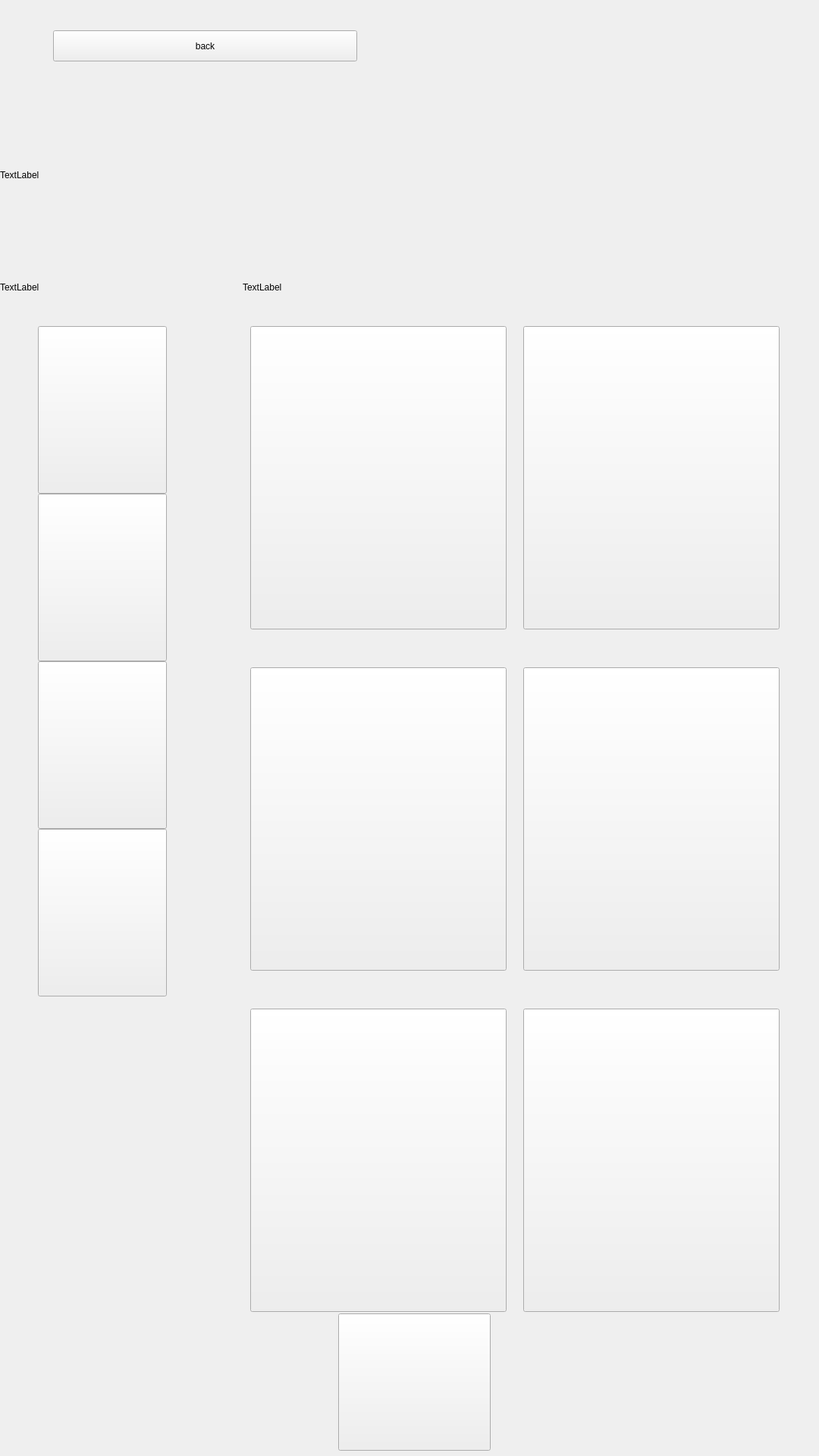
<?xml version="1.0" encoding="UTF-8"?>
<ui version="4.0">
 <class>page_product_menu</class>
 <widget class="QWidget" name="page_product_menu">
  <property name="geometry">
   <rect>
    <x>0</x>
    <y>0</y>
    <width>1080</width>
    <height>1920</height>
   </rect>
  </property>
  <property name="windowTitle">
   <string>Form</string>
  </property>
  <property name="styleSheet">
   <string notr="true"/>
  </property>
  <widget class="QPushButton" name="pushButton_to_idle">
   <property name="geometry">
    <rect>
     <x>70</x>
     <y>40</y>
     <width>401</width>
     <height>41</height>
    </rect>
   </property>
   <property name="text">
    <string>back</string>
   </property>
  </widget>
  <widget class="QPushButton" name="pushButton_help_page">
   <property name="geometry">
    <rect>
     <x>446</x>
     <y>1732</y>
     <width>201</width>
     <height>181</height>
    </rect>
   </property>
   <property name="text">
    <string/>
   </property>
  </widget>
  <widget class="QLabel" name="label_product_menu_title">
   <property name="geometry">
    <rect>
     <x>0</x>
     <y>188</y>
     <width>1080</width>
     <height>86</height>
    </rect>
   </property>
   <property name="text">
    <string>TextLabel</string>
   </property>
  </widget>
  <widget class="QLabel" name="label_help">
   <property name="geometry">
    <rect>
     <x>478</x>
     <y>1773</y>
     <width>125</width>
     <height>125</height>
    </rect>
   </property>
   <property name="text">
    <string/>
   </property>
  </widget>
  <widget class="QLabel" name="label_base_products_section_bg">
   <property name="geometry">
    <rect>
     <x>0</x>
     <y>320</y>
     <width>270</width>
     <height>1600</height>
    </rect>
   </property>
   <property name="text">
    <string/>
   </property>
  </widget>
  <widget class="QLabel" name="label_base_products_section_title">
   <property name="geometry">
    <rect>
     <x>0</x>
     <y>355</y>
     <width>270</width>
     <height>47</height>
    </rect>
   </property>
   <property name="text">
    <string>TextLabel</string>
   </property>
  </widget>
  <widget class="QLabel" name="label_base_product_bg_1">
   <property name="geometry">
    <rect>
     <x>50</x>
     <y>430</y>
     <width>170</width>
     <height>221</height>
    </rect>
   </property>
   <property name="text">
    <string/>
   </property>
  </widget>
  <widget class="QLabel" name="label_base_product_bg_2">
   <property name="geometry">
    <rect>
     <x>50</x>
     <y>651</y>
     <width>170</width>
     <height>221</height>
    </rect>
   </property>
   <property name="text">
    <string/>
   </property>
  </widget>
  <widget class="QLabel" name="label_base_product_bg_3">
   <property name="geometry">
    <rect>
     <x>50</x>
     <y>872</y>
     <width>170</width>
     <height>221</height>
    </rect>
   </property>
   <property name="text">
    <string/>
   </property>
  </widget>
  <widget class="QLabel" name="label_base_product_bg_4">
   <property name="geometry">
    <rect>
     <x>50</x>
     <y>1093</y>
     <width>170</width>
     <height>221</height>
    </rect>
   </property>
   <property name="text">
    <string/>
   </property>
  </widget>
  <widget class="QPushButton" name="pushButton_base_product_1">
   <property name="geometry">
    <rect>
     <x>50</x>
     <y>430</y>
     <width>170</width>
     <height>221</height>
    </rect>
   </property>
   <property name="text">
    <string/>
   </property>
  </widget>
  <widget class="QPushButton" name="pushButton_base_product_2">
   <property name="geometry">
    <rect>
     <x>50</x>
     <y>651</y>
     <width>170</width>
     <height>221</height>
    </rect>
   </property>
   <property name="text">
    <string/>
   </property>
  </widget>
  <widget class="QPushButton" name="pushButton_base_product_3">
   <property name="geometry">
    <rect>
     <x>50</x>
     <y>872</y>
     <width>170</width>
     <height>221</height>
    </rect>
   </property>
   <property name="text">
    <string/>
   </property>
  </widget>
  <widget class="QPushButton" name="pushButton_base_product_4">
   <property name="geometry">
    <rect>
     <x>50</x>
     <y>1093</y>
     <width>170</width>
     <height>221</height>
    </rect>
   </property>
   <property name="text">
    <string/>
   </property>
  </widget>
  <widget class="QLabel" name="label_base_product_picture_1">
   <property name="geometry">
    <rect>
     <x>75</x>
     <y>455</y>
     <width>120</width>
     <height>120</height>
    </rect>
   </property>
   <property name="text">
    <string/>
   </property>
  </widget>
  <widget class="QLabel" name="label_base_product_picture_2">
   <property name="geometry">
    <rect>
     <x>75</x>
     <y>676</y>
     <width>120</width>
     <height>120</height>
    </rect>
   </property>
   <property name="text">
    <string/>
   </property>
  </widget>
  <widget class="QLabel" name="label_base_product_picture_3">
   <property name="geometry">
    <rect>
     <x>75</x>
     <y>897</y>
     <width>120</width>
     <height>120</height>
    </rect>
   </property>
   <property name="text">
    <string/>
   </property>
  </widget>
  <widget class="QLabel" name="label_base_product_picture_4">
   <property name="geometry">
    <rect>
     <x>75</x>
     <y>1118</y>
     <width>120</width>
     <height>120</height>
    </rect>
   </property>
   <property name="text">
    <string/>
   </property>
  </widget>
  <widget class="QLabel" name="label_base_product_name_1">
   <property name="geometry">
    <rect>
     <x>75</x>
     <y>575</y>
     <width>120</width>
     <height>40</height>
    </rect>
   </property>
   <property name="text">
    <string/>
   </property>
  </widget>
  <widget class="QLabel" name="label_base_product_name_2">
   <property name="geometry">
    <rect>
     <x>75</x>
     <y>796</y>
     <width>120</width>
     <height>40</height>
    </rect>
   </property>
   <property name="text">
    <string/>
   </property>
  </widget>
  <widget class="QLabel" name="label_base_product_name_3">
   <property name="geometry">
    <rect>
     <x>75</x>
     <y>1017</y>
     <width>120</width>
     <height>40</height>
    </rect>
   </property>
   <property name="text">
    <string/>
   </property>
  </widget>
  <widget class="QLabel" name="label_base_product_name_4">
   <property name="geometry">
    <rect>
     <x>75</x>
     <y>1238</y>
     <width>120</width>
     <height>40</height>
    </rect>
   </property>
   <property name="text">
    <string/>
   </property>
  </widget>
  <widget class="QLabel" name="label_dispense_products_section_title">
   <property name="geometry">
    <rect>
     <x>320</x>
     <y>355</y>
     <width>360</width>
     <height>47</height>
    </rect>
   </property>
   <property name="text">
    <string>TextLabel</string>
   </property>
  </widget>
  <widget class="QPushButton" name="pushButton_dispense_product_1">
   <property name="geometry">
    <rect>
     <x>330</x>
     <y>430</y>
     <width>338</width>
     <height>400</height>
    </rect>
   </property>
   <property name="text">
    <string/>
   </property>
  </widget>
  <widget class="QPushButton" name="pushButton_dispense_product_2">
   <property name="geometry">
    <rect>
     <x>690</x>
     <y>430</y>
     <width>338</width>
     <height>400</height>
    </rect>
   </property>
   <property name="text">
    <string/>
   </property>
  </widget>
  <widget class="QPushButton" name="pushButton_dispense_product_3">
   <property name="geometry">
    <rect>
     <x>330</x>
     <y>880</y>
     <width>338</width>
     <height>400</height>
    </rect>
   </property>
   <property name="text">
    <string/>
   </property>
  </widget>
  <widget class="QPushButton" name="pushButton_dispense_product_4">
   <property name="geometry">
    <rect>
     <x>690</x>
     <y>880</y>
     <width>338</width>
     <height>400</height>
    </rect>
   </property>
   <property name="text">
    <string/>
   </property>
  </widget>
  <widget class="QPushButton" name="pushButton_dispense_product_5">
   <property name="geometry">
    <rect>
     <x>330</x>
     <y>1330</y>
     <width>338</width>
     <height>400</height>
    </rect>
   </property>
   <property name="text">
    <string/>
   </property>
  </widget>
  <widget class="QPushButton" name="pushButton_dispense_product_6">
   <property name="geometry">
    <rect>
     <x>690</x>
     <y>1330</y>
     <width>338</width>
     <height>400</height>
    </rect>
   </property>
   <property name="text">
    <string/>
   </property>
  </widget>
  <zorder>label_product_menu_title</zorder>
  <zorder>label_help</zorder>
  <zorder>pushButton_help_page</zorder>
  <zorder>pushButton_to_idle</zorder>
  <zorder>label_base_products_section_bg</zorder>
  <zorder>label_base_products_section_title</zorder>
  <zorder>label_base_product_bg_1</zorder>
  <zorder>label_base_product_bg_2</zorder>
  <zorder>label_base_product_bg_3</zorder>
  <zorder>label_base_product_bg_4</zorder>
  <zorder>label_base_product_picture_1</zorder>
  <zorder>label_base_product_picture_2</zorder>
  <zorder>label_base_product_picture_3</zorder>
  <zorder>label_base_product_picture_4</zorder>
  <zorder>label_base_product_name_1</zorder>
  <zorder>label_base_product_name_2</zorder>
  <zorder>label_base_product_name_3</zorder>
  <zorder>label_base_product_name_4</zorder>
  <zorder>pushButton_base_product_2</zorder>
  <zorder>pushButton_base_product_1</zorder>
  <zorder>pushButton_base_product_3</zorder>
  <zorder>pushButton_base_product_4</zorder>
  <zorder>label_dispense_products_section_title</zorder>
  <zorder>pushButton_dispense_product_1</zorder>
  <zorder>pushButton_dispense_product_2</zorder>
  <zorder>pushButton_dispense_product_3</zorder>
  <zorder>pushButton_dispense_product_4</zorder>
  <zorder>pushButton_dispense_product_5</zorder>
  <zorder>pushButton_dispense_product_6</zorder>
 </widget>
 <resources/>
 <connections/>
</ui>
